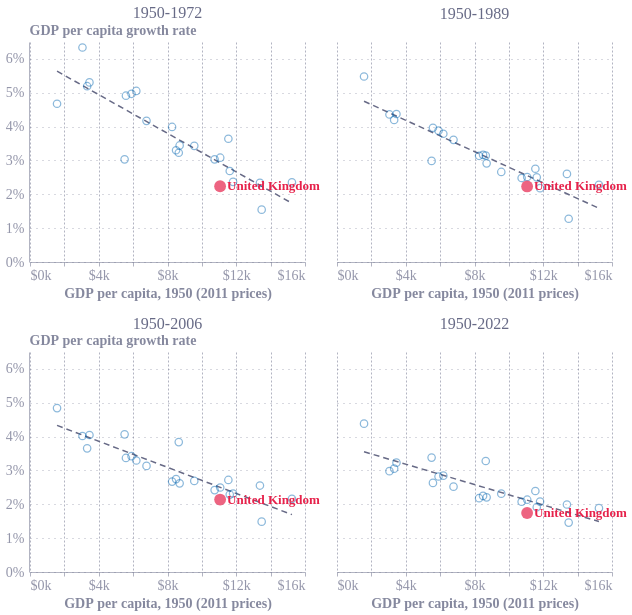

This figure's notebook cell:
### Code cell
period_order = ['1950-1972', '1950-1989', '1950-2006', '1950-2022']
period_labels = {
    'Gr_1950-1972': '1950-1972',
    'GR_1950-1989': '1950-1989',
    'Gr_1950-2006': '1950-2006',
    'Gr_1950-2022': '1950-2022'
}

tooltip_fields = [
    alt.Tooltip('Country:N', title='Country'),
    alt.Tooltip('GDP_1950:Q', title='GDP per capita, 1950 (2011 prices)', format='$,.0f'),
    alt.Tooltip('growth:Q', title='Average annual growth', format='.2f')
]

fig2_long = fig2_data.melt(
    id_vars=['Country', 'Code', 'GDP_1950'], value_vars=list(period_labels),
    var_name='period', value_name='growth'
).assign(period=lambda data: data['period'].map(period_labels))

non_uk_points = alt.Chart(fig2_long).transform_filter(
    "datum.Country !== 'United Kingdom'"
).mark_circle(
    filled=False, color='#0063af', opacity=0.45, strokeWidth=1.25, size=55
).encode(
    x=alt.X('GDP_1950:Q', axis=alt.Axis(title='GDP per capita, 1950 (2011 prices)', titleFontSize=14, labelFontSize=14, labelExpr="'$' + datum.value / 1000 + 'k'")),
    y=alt.Y('growth:Q', axis=alt.Axis(title='GDP per capita growth rate', titleFontSize=14, labelFontSize=14, labelExpr="datum.value + '%'")),
    tooltip=tooltip_fields
)

uk_point = alt.Chart(fig2_long).transform_filter(
    "datum.Country === 'United Kingdom'"
).mark_circle(color='#e6224b', size=140).encode(
    x='GDP_1950:Q', y='growth:Q', tooltip=tooltip_fields
)

uk_label = alt.Chart(fig2_long).transform_filter(
    "datum.Country === 'United Kingdom'"
).mark_text(
    align='left', dx=7, fontWeight='bold', color='#e6224b', fontSize=13
).encode(x='GDP_1950:Q', y='growth:Q', text='Country:N')

trend = alt.Chart(fig2_long).transform_regression(
    'GDP_1950', 'growth'
).mark_line(
    color='#676A86', strokeWidth=1.5, strokeDash=[6, 4]
).encode(x='GDP_1950:Q', y='growth:Q')

fig2_chart = (trend + non_uk_points + uk_point + uk_label).properties(
    width=275, height=220
).facet(
    facet=alt.Facet(
        'period:N', title=None, sort=period_order,
        header=alt.Header(labelFontSize=16, labelColor='#676a86', labelPadding=20)
    ),
    columns=2,
    spacing=16
).resolve_scale(x='independent')

fig2_chart

### Figure 1 — Vega-Lite specification as saved in the notebook (floating-point values rounded to 4 significant figures)
{"config": {"font": "Circular Std", "text": {"color": "#676A86", "align": "left", "baseline": "middle", "dx": 7, "dy": 0, "fontSize": 11}, "view": {"stroke": null, "continuousWidth": 400, "continuousHeight": 300, "discreteWidth": 400, "discreteHeight": 300}, "range": {"category": ["#36B7B4", "#E6224B", "#F4C245", "#0063AF", "#00A767", "#179FDB", "#EB5C2E", "#5C267B", "#122B39"], "diverging": ["#E6224B", "#E54753", "#C9C9C9", "#179FDB", "#122B39"], "heatmap": ["#C9C9C9", "#179FDB", "#0063AF", "#122B39"], "ordinal": ["#00A767", "#36B7B4", "#179FDB", "#0063AF", "#243B5A"]}, "bar": {"color": "#179fdb"}, "line": {"color": "#e6224b"}, "rule": {"color": "#676A86"}, "area": {"opacity": 0.8}, "point": {"filled": true, "size": 80, "color": "#e6224b", "opacity": 0.95}, "geoshape": {"stroke": "white", "strokeWidth": 0.3}, "rect": {"fill": "#d6d4d4", "opacity": 0.3}, "axis": {"labelColor": "#676A86", "labelFontSize": 11, "labelFont": "Circular Std", "labelOpacity": 0.7, "tickColor": "#676A86", "tickOpacity": 0.5, "domainColor": "#676A86", "domainOpacity": 0.5, "gridColor": "#676A86", "gridDash": [2, 2], "gridOpacity": 0.5, "title": null, "titleColor": "#676A86", "titleOpacity": 0.8, "tickSize": 4}, "axisXDiscrete": {"grid": false, "labelAngle": 0, "tickCount": 10, "tickOpacity": 0.5, "title": null}, "axisYDiscrete": {"ticks": false, "labelPadding": 5}, "axisXTemporal": {"grid": false, "ticks": true}, "axisXQuantitative": {"grid": true}, "axisYQuantitative": {"gridColor": "#676A86", "gridDash": [1, 5], "gridOpacity": 0.5, "ticks": false, "labelPadding": 5, "tickCount": 8, "titleAngle": 0, "titleAlign": "left", "titleBaseline": "bottom", "titleX": 0, "titleY": -5}, "title": {"color": "#676A86E6", "subtitleColor": "#676A86", "font": "Circular Std", "subtitleFont": "Circular Std", "anchor": "start", "fontSize": 14, "subtitleFontSize": 12, "subtitlePadding": 4, "offset": 0, "frame": "group"}, "legend": {"titleColor": "#122b39", "title": null, "labelColor": "#122b39", "labelFontSize": 11}}, "data": {"name": "data-088d7b4b23b78c6c126d422704a63a08"}, "facet": {"field": "period", "header": {"labelColor": "#676a86", "labelFontSize": 16, "labelPadding": 20}, "sort": ["1950-1972", "1950-1989", "1950-2006", "1950-2022"], "title": null, "type": "nominal"}, "spec": {"layer": [{"mark": {"type": "line", "color": "#676A86", "strokeDash": [6, 4], "strokeWidth": 1.5}, "encoding": {"x": {"field": "GDP_1950", "type": "quantitative"}, "y": {"field": "growth", "type": "quantitative"}}, "transform": [{"on": "GDP_1950", "regression": "growth"}]}, {"mark": {"type": "circle", "color": "#0063af", "filled": false, "opacity": 0.45, "size": 55, "strokeWidth": 1.25}, "encoding": {"tooltip": [{"field": "Country", "title": "Country", "type": "nominal"}, {"field": "GDP_1950", "format": "$,.0f", "title": "GDP per capita, 1950 (2011 prices)", "type": "quantitative"}, {"field": "growth", "format": ".2f", "title": "Average annual growth", "type": "quantitative"}], "x": {"axis": {"labelExpr": "'$' + datum.value / 1000 + 'k'", "labelFontSize": 14, "title": "GDP per capita, 1950 (2011 prices)", "titleFontSize": 14}, "field": "GDP_1950", "type": "quantitative"}, "y": {"axis": {"labelExpr": "datum.value + '%'", "labelFontSize": 14, "title": "GDP per capita growth rate", "titleFontSize": 14}, "field": "growth", "type": "quantitative"}}, "transform": [{"filter": "datum.Country !== 'United Kingdom'"}]}, {"mark": {"type": "circle", "color": "#e6224b", "size": 140}, "encoding": {"tooltip": [{"field": "Country", "title": "Country", "type": "nominal"}, {"field": "GDP_1950", "format": "$,.0f", "title": "GDP per capita, 1950 (2011 prices)", "type": "quantitative"}, {"field": "growth", "format": ".2f", "title": "Average annual growth", "type": "quantitative"}], "x": {"field": "GDP_1950", "type": "quantitative"}, "y": {"field": "growth", "type": "quantitative"}}, "transform": [{"filter": "datum.Country === 'United Kingdom'"}]}, {"mark": {"type": "text", "align": "left", "color": "#e6224b", "dx": 7, "fontSize": 13, "fontWeight": "bold"}, "encoding": {"text": {"field": "Country", "type": "nominal"}, "x": {"field": "GDP_1950", "type": "quantitative"}, "y": {"field": "growth", "type": "quantitative"}}, "transform": [{"filter": "datum.Country === 'United Kingdom'"}]}], "height": 220, "width": 275}, "columns": 2, "resolve": {"scale": {"x": "independent"}}, "spacing": 16, "$schema": "https://vega.github.io/schema/vega-lite/v6.4.1.json", "datasets": {"data-088d7b4b23b78c6c126d422704a63a08": [{"Country": "Australia", "Code": "AUS", "GDP_1950": 11820.0, "period": "1950-1972", "growth": 2.368}, {"Country": "Austria", "Code": "AUT", "GDP_1950": 5907.0, "period": "1950-1972", "growth": 4.969}, {"Country": "Belgium", "Code": "BEL", "GDP_1950": 8706.0, "period": "1950-1972", "growth": 3.444}, {"Country": "Canada", "Code": "CAN", "GDP_1950": 11620.0, "period": "1950-1972", "growth": 2.689}, {"Country": "Switzerland", "Code": "CHE", "GDP_1950": 11540.0, "period": "1950-1972", "growth": 3.643}, {"Country": "Germany", "Code": "DEU", "GDP_1950": 6186.0, "period": "1950-1972", "growth": 5.054}, {"Country": "Denmark", "Code": "DNK", "GDP_1950": 11070.0, "period": "1950-1972", "growth": 3.082}, {"Country": "Spain", "Code": "ESP", "GDP_1950": 3459.0, "period": "1950-1972", "growth": 5.305}, {"Country": "Finland", "Code": "FIN", "GDP_1950": 6779.0, "period": "1950-1972", "growth": 4.17}, {"Country": "France", "Code": "FRA", "GDP_1950": 8266.0, "period": "1950-1972", "growth": 3.99}, {"Country": "United Kingdom", "Code": "GBR", "GDP_1950": 11060.0, "period": "1950-1972", "growth": 2.239}, {"Country": "Greece", "Code": "GRC", "GDP_1950": 3052.0, "period": "1950-1972", "growth": 6.338}, {"Country": "Ireland", "Code": "IRL", "GDP_1950": 5504.0, "period": "1950-1972", "growth": 3.033}, {"Country": "Iceland", "Code": "ISL", "GDP_1950": 8498.0, "period": "1950-1972", "growth": 3.302}, {"Country": "Italy", "Code": "ITA", "GDP_1950": 5582.0, "period": "1950-1972", "growth": 4.913}, {"Country": "Luxembourg", "Code": "LUX", "GDP_1950": 13380.0, "period": "1950-1972", "growth": 2.336}, {"Country": "Malta", "Code": "MLT", "GDP_1950": 1573.0, "period": "1950-1972", "growth": 4.676}, {"Country": "Netherlands", "Code": "NLD", "GDP_1950": 9558.0, "period": "1950-1972", "growth": 3.432}, {"Country": "Norway", "Code": "NOR", "GDP_1950": 8655.0, "period": "1950-1972", "growth": 3.228}, {"Country": "New Zealand", "Code": "NZL", "GDP_1950": 13480.0, "period": "1950-1972", "growth": 1.546}, {"Country": "Portugal", "Code": "PRT", "GDP_1950": 3325.0, "period": "1950-1972", "growth": 5.194}, {"Country": "Sweden", "Code": "SWE", "GDP_1950": 10740.0, "period": "1950-1972", "growth": 3.032}, {"Country": "United States", "Code": "USA", "GDP_1950": 15240.0, "period": "1950-1972", "growth": 2.352}, {"Country": "Australia", "Code": "AUS", "GDP_1950": 11820.0, "period": "1950-1989", "growth": 2.181}, {"Country": "Austria", "Code": "AUT", "GDP_1950": 5907.0, "period": "1950-1989", "growth": 3.881}, {"Country": "Belgium", "Code": "BEL", "GDP_1950": 8706.0, "period": "1950-1989", "growth": 2.914}, {"Country": "Canada", "Code": "CAN", "GDP_1950": 11620.0, "period": "1950-1989", "growth": 2.501}, {"Country": "Switzerland", "Code": "CHE", "GDP_1950": 11540.0, "period": "1950-1989", "growth": 2.756}, {"Country": "Germany", "Code": "DEU", "GDP_1950": 6186.0, "period": "1950-1989", "growth": 3.79}, {"Country": "Denmark", "Code": "DNK", "GDP_1950": 11070.0, "period": "1950-1989", "growth": 2.511}, {"Country": "Spain", "Code": "ESP", "GDP_1950": 3459.0, "period": "1950-1989", "growth": 4.373}, {"Country": "Finland", "Code": "FIN", "GDP_1950": 6779.0, "period": "1950-1989", "growth": 3.608}, {"Country": "France", "Code": "FRA", "GDP_1950": 8266.0, "period": "1950-1989", "growth": 3.137}, {"Country": "United Kingdom", "Code": "GBR", "GDP_1950": 11060.0, "period": "1950-1989", "growth": 2.232}, {"Country": "Greece", "Code": "GRC", "GDP_1950": 3052.0, "period": "1950-1989", "growth": 4.359}, {"Country": "Ireland", "Code": "IRL", "GDP_1950": 5504.0, "period": "1950-1989", "growth": 2.987}, {"Country": "Iceland", "Code": "ISL", "GDP_1950": 8498.0, "period": "1950-1989", "growth": 3.165}, {"Country": "Italy", "Code": "ITA", "GDP_1950": 5582.0, "period": "1950-1989", "growth": 3.967}, {"Country": "Luxembourg", "Code": "LUX", "GDP_1950": 13380.0, "period": "1950-1989", "growth": 2.603}, {"Country": "Malta", "Code": "MLT", "GDP_1950": 1573.0, "period": "1950-1989", "growth": 5.482}, {"Country": "Netherlands", "Code": "NLD", "GDP_1950": 9558.0, "period": "1950-1989", "growth": 2.66}, {"Country": "Norway", "Code": "NOR", "GDP_1950": 8655.0, "period": "1950-1989", "growth": 3.144}, {"Country": "New Zealand", "Code": "NZL", "GDP_1950": 13480.0, "period": "1950-1989", "growth": 1.277}, {"Country": "Portugal", "Code": "PRT", "GDP_1950": 3325.0, "period": "1950-1989", "growth": 4.198}, {"Country": "Sweden", "Code": "SWE", "GDP_1950": 10740.0, "period": "1950-1989", "growth": 2.481}, {"Country": "United States", "Code": "USA", "GDP_1950": 15240.0, "period": "1950-1989", "growth": 2.283}, {"Country": "Australia", "Code": "AUS", "GDP_1950": 11820.0, "period": "1950-2006", "growth": 2.319}, {"Country": "Austria", "Code": "AUT", "GDP_1950": 5907.0, "period": "1950-2006", "growth": 3.422}, {"Country": "Belgium", "Code": "BEL", "GDP_1950": 8706.0, "period": "1950-2006", "growth": 2.62}, {"Country": "Canada", "Code": "CAN", "GDP_1950": 11620.0, "period": "1950-2006", "growth": 2.288}, {"Country": "Switzerland", "Code": "CHE", "GDP_1950": 11540.0, "period": "1950-2006", "growth": 2.72}, {"Country": "Germany", "Code": "DEU", "GDP_1950": 6186.0, "period": "1950-2006", "growth": 3.295}, {"Country": "Denmark", "Code": "DNK", "GDP_1950": 11070.0, "period": "1950-2006", "growth": 2.496}, {"Country": "Spain", "Code": "ESP", "GDP_1950": 3459.0, "period": "1950-2006", "growth": 4.047}, {"Country": "Finland", "Code": "FIN", "GDP_1950": 6779.0, "period": "1950-2006", "growth": 3.134}, {"Country": "France", "Code": "FRA", "GDP_1950": 8266.0, "period": "1950-2006", "growth": 2.671}, {"Country": "United Kingdom", "Code": "GBR", "GDP_1950": 11060.0, "period": "1950-2006", "growth": 2.14}, {"Country": "Greece", "Code": "GRC", "GDP_1950": 3052.0, "period": "1950-2006", "growth": 4.019}, {"Country": "Ireland", "Code": "IRL", "GDP_1950": 5504.0, "period": "1950-2006", "growth": 4.066}, {"Country": "Iceland", "Code": "ISL", "GDP_1950": 8498.0, "period": "1950-2006", "growth": 2.744}, {"Country": "Italy", "Code": "ITA", "GDP_1950": 5582.0, "period": "1950-2006", "growth": 3.37}, {"Country": "Luxembourg", "Code": "LUX", "GDP_1950": 13380.0, "period": "1950-2006", "growth": 2.554}, {"Country": "Malta", "Code": "MLT", "GDP_1950": 1573.0, "period": "1950-2006", "growth": 4.843}, {"Country": "Netherlands", "Code": "NLD", "GDP_1950": 9558.0, "period": "1950-2006", "growth": 2.691}, {"Country": "Norway", "Code": "NOR", "GDP_1950": 8655.0, "period": "1950-2006", "growth": 3.838}, {"Country": "New Zealand", "Code": "NZL", "GDP_1950": 13480.0, "period": "1950-2006", "growth": 1.487}, {"Country": "Portugal", "Code": "PRT", "GDP_1950": 3325.0, "period": "1950-2006", "growth": 3.654}, {"Country": "Sweden", "Code": "SWE", "GDP_1950": 10740.0, "period": "1950-2006", "growth": 2.42}, {"Country": "United States", "Code": "USA", "GDP_1950": 15240.0, "period": "1950-2006", "growth": 2.162}, {"Country": "Australia", "Code": "AUS", "GDP_1950": 11820.0, "period": "1950-2022", "growth": 2.081}, {"Country": "Austria", "Code": "AUT", "GDP_1950": 5907.0, "period": "1950-2022", "growth": 2.821}, {"Country": "Belgium", "Code": "BEL", "GDP_1950": 8706.0, "period": "1950-2022", "growth": 2.205}, {"Country": "Canada", "Code": "CAN", "GDP_1950": 11620.0, "period": "1950-2022", "growth": 1.915}, {"Country": "Switzerland", "Code": "CHE", "GDP_1950": 11540.0, "period": "1950-2022", "growth": 2.393}, {"Country": "Germany", "Code": "DEU", "GDP_1950": 6186.0, "period": "1950-2022", "growth": 2.846}, {"Country": "Denmark", "Code": "DNK", "GDP_1950": 11070.0, "period": "1950-2022", "growth": 2.136}, {"Country": "Spain", "Code": "ESP", "GDP_1950": 3459.0, "period": "1950-2022", "growth": 3.23}, {"Country": "Finland", "Code": "FIN", "GDP_1950": 6779.0, "period": "1950-2022", "growth": 2.521}, {"Country": "France", "Code": "FRA", "GDP_1950": 8266.0, "period": "1950-2022", "growth": 2.181}, {"Country": "United Kingdom", "Code": "GBR", "GDP_1950": 11060.0, "period": "1950-2022", "growth": 1.744}, {"Country": "Greece", "Code": "GRC", "GDP_1950": 3052.0, "period": "1950-2022", "growth": 2.98}, {"Country": "Ireland", "Code": "IRL", "GDP_1950": 5504.0, "period": "1950-2022", "growth": 3.38}, {"Country": "Iceland", "Code": "ISL", "GDP_1950": 8498.0, "period": "1950-2022", "growth": 2.249}, {"Country": "Italy", "Code": "ITA", "GDP_1950": 5582.0, "period": "1950-2022", "growth": 2.632}, {"Country": "Luxembourg", "Code": "LUX", "GDP_1950": 13380.0, "period": "1950-2022", "growth": 1.995}, {"Country": "Malta", "Code": "MLT", "GDP_1950": 1573.0, "period": "1950-2022", "growth": 4.382}, {"Country": "Netherlands", "Code": "NLD", "GDP_1950": 9558.0, "period": "1950-2022", "growth": 2.315}, {"Country": "Norway", "Code": "NOR", "GDP_1950": 8655.0, "period": "1950-2022", "growth": 3.28}, {"Country": "New Zealand", "Code": "NZL", "GDP_1950": 13480.0, "period": "1950-2022", "growth": 1.459}, {"Country": "Portugal", "Code": "PRT", "GDP_1950": 3325.0, "period": "1950-2022", "growth": 3.053}, {"Country": "Sweden", "Code": "SWE", "GDP_1950": 10740.0, "period": "1950-2022", "growth": 2.075}, {"Country": "United States", "Code": "USA", "GDP_1950": 15240.0, "period": "1950-2022", "growth": 1.885}]}}
